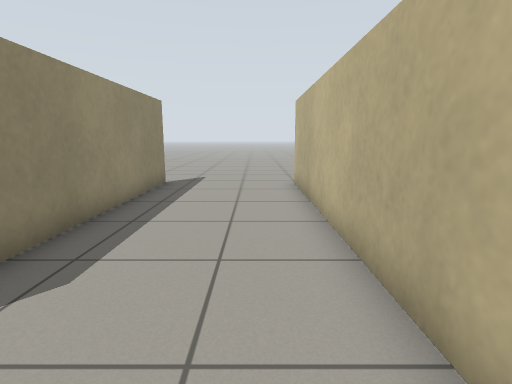
View 1 (above)

12 first-person views from a walk through a robot-simulator world made for Gazebo. The camera is 0.83 m above the floor, tilts 10° down and sees 80° across. The floor is counted in squares, 0.5 m on a side. Each view is taken from the middle of a square. On the plan, view 1 faces up. The plan holds only what a view shows up to about 15 squares ahead; the rest is blank.

View 2
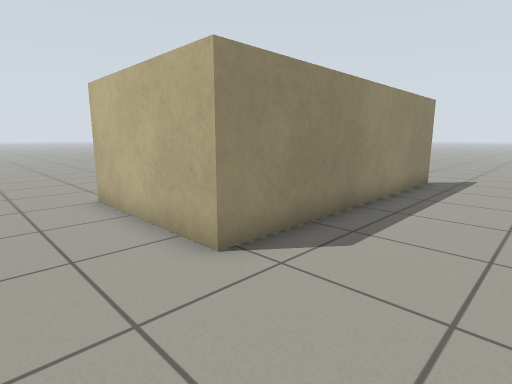

View 3
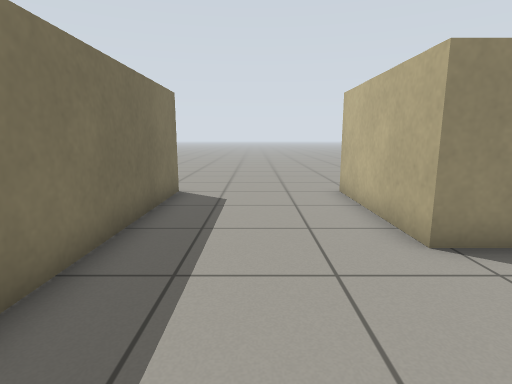

View 4
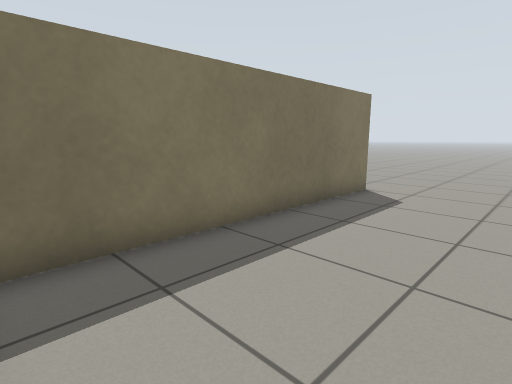

View 5
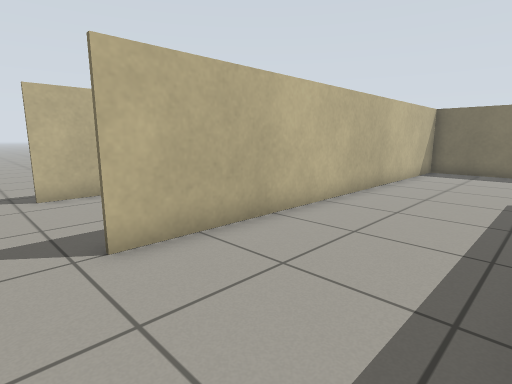

View 6
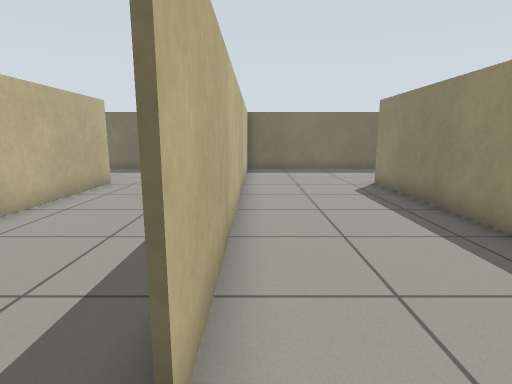

View 7
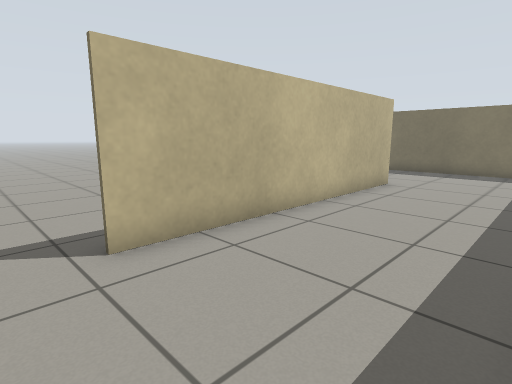

View 8
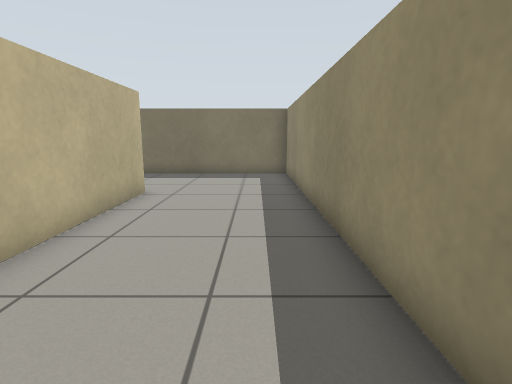

View 9
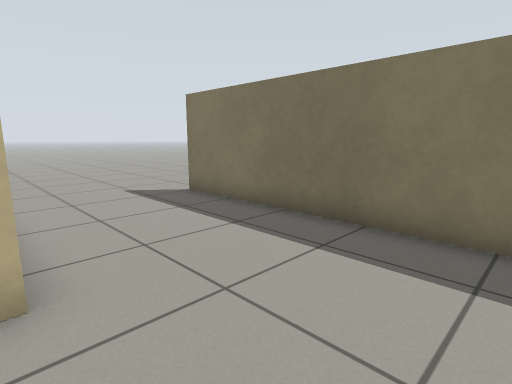

View 10
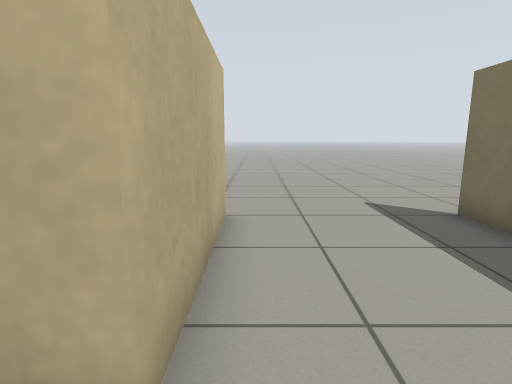

View 11
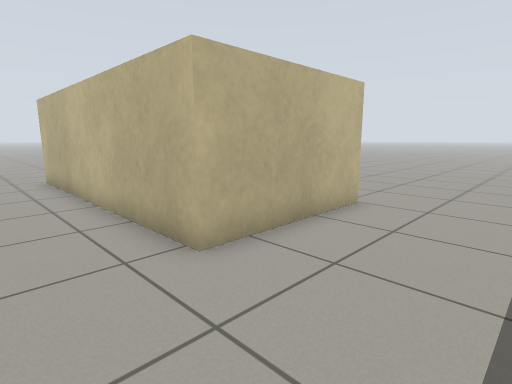

View 12
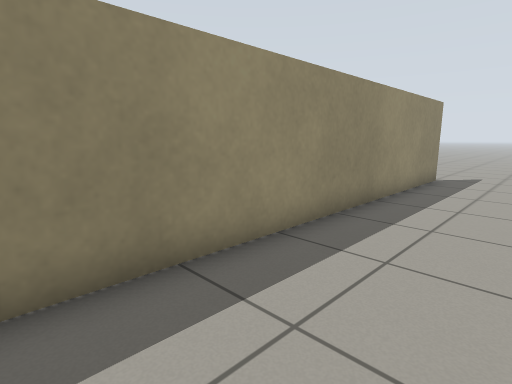

### Floor plan
Points are (right, up) in squares from view 1. A wall is a line through its corners. A room is listed if a view was taken in it or the views show most of it. See-through windows are left out.
Room 1 (views 1, 2, 3, 4, 5, 6)
walls: (-3.4, 11.6) (-3.4, 1.6) (-8.6, 1.6); (1.4, -3.5) (1.4, 11.6); (-8.6, -3.4) (2, -3.4)
ways out: opening at (2, 12.5) to room 2; opening at (-9.5, -3); opening at (-9.5, 2); opening at (-3, 12.5)
Room 2 (views 7, 8, 9, 10, 11, 12)
walls: (11.5, 1.6) (6.4, 1.6) (6.4, 11.6); (2, -3.4) (11.6, -3.4); (1.6, 11.6) (1.6, -3.5)
ways out: opening at (2, 12.5) to room 1; opening at (7, 12.5); opening at (12.5, -3); opening at (12.5, 2)

Positions as (right, up) in squares from view 1, and headings:
1: (0, 0), facing up
2: (0, -1), facing up-left
3: (1, -1), facing left
4: (1, 1), facing down-left
5: (-3, 13), facing down-right
6: (1, 13), facing down
7: (2, 13), facing down-right
8: (3, 11), facing down
9: (3, 2), facing down-right
10: (5, 1), facing right
11: (4, -2), facing up-right
12: (5, -2), facing up-left
